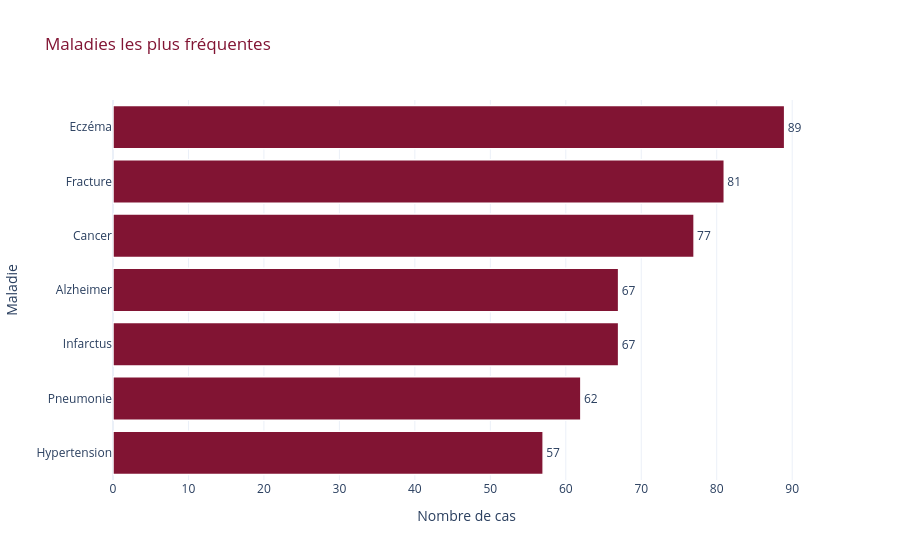

Source (notebook cell):
### Code cell
import plotly.express as px

# Préparer les données
maladie_counts = data["Maladie"].value_counts().reset_index()
maladie_counts.columns = ["Maladie", "Nombre"]

# Trier pour un affichage propre
maladie_counts = maladie_counts.sort_values(by="Nombre", ascending=True)

fig = px.bar(
    maladie_counts,
    x="Nombre",
    y="Maladie",
    orientation="h",
    title="Maladies les plus fréquentes",
    color_discrete_sequence=["#811433"],
    text="Nombre"
)

fig.update_layout(
    title_font_color="#811433",
    xaxis_title="Nombre de cas",
    yaxis_title="Maladie",
    template="plotly_white"
)

fig.update_traces(
    textposition="outside",
    marker_line_color="white",
    marker_line_width=1.5
)

fig.show()

### Figure 1 — Plotly figure (JSON) as saved in the notebook; plotly's stock layout.template omitted (floating-point values rounded to 4 significant figures)
{"data": [{"hovertemplate": "Nombre=%{text}<br>Maladie=%{y}<extra></extra>", "legendgroup": "", "marker": {"color": "#811433", "line": {"color": "white", "width": 1.5}, "pattern": {"shape": ""}}, "name": "", "orientation": "h", "showlegend": false, "text": [57.0, 62.0, 67.0, 67.0, 77.0, 81.0, 89.0], "textposition": "outside", "type": "bar", "x": [57, 62, 67, 67, 77, 81, 89], "xaxis": "x", "y": ["Hypertension", "Pneumonie", "Infarctus", "Alzheimer", "Cancer", "Fracture", "Eczéma"], "yaxis": "y"}], "layout": {"barmode": "relative", "legend": {"tracegroupgap": 0}, "title": {"font": {"color": "#811433"}, "text": "Maladies les plus fréquentes"}, "xaxis": {"anchor": "y", "domain": [0, 1], "title": {"text": "Nombre de cas"}}, "yaxis": {"anchor": "x", "domain": [0, 1], "title": {"text": "Maladie"}}}}
